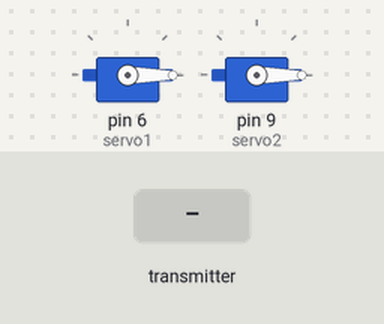
The sketch below on a simulated Arduino Uno, built with avr-gcc and run on an emulated ATmega328P. On the bench: 2 × servo. Inputs (shaded band) come from the test bench. No radio packets arrive unless stated.

Above: at 1.2 s.
1.3 s: the transmitter starts sending max_step_height = 0
At 1.47 s:
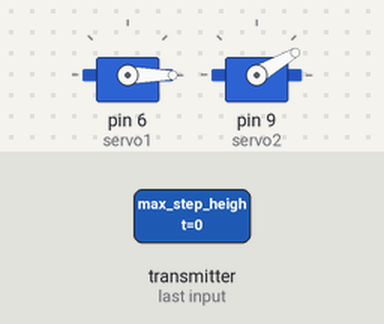
At 3.7 s:
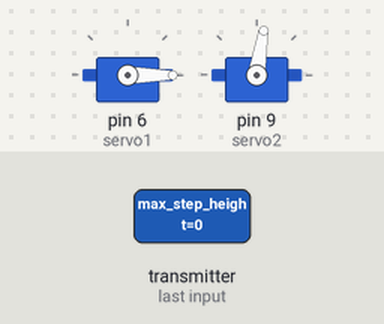
Timing chart, 0 to 5.2 s (numbered marks = the images above; inputs shaded):
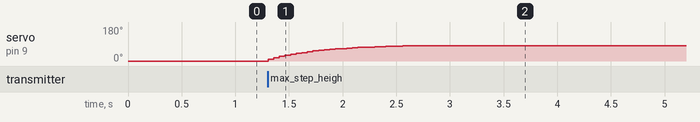

The sketch:

minibot_receiver_code.ino
```cpp
#include <SPI.h>
#include <nRF24L01.h>
#include <RF24.h>
#include <string.h>
#include <Wire.h>
#include <Adafruit_PWMServoDriver.h>
#include <math.h>
#include <Servo.h>

#define SERVO_FREQ 50
#define SIGNAL_TIMEOUT 500  // This is signal timeout in milli seconds. We will reset the data if no signal

const uint64_t pipeIn = 0xF9E8F0F0E2LL;
unsigned long lastRecvTime = 0, newTime = 0;

RF24 radio(7, 8);
Servo servo1, servo2;

float dir,speed,x_coordinate,y_coordinate;
int rightWheelSpeed,leftWheelSpeed, rightWheelSpeed_p, leftWheelSpeed_p;

struct PacketData {
  byte max_step_height;
  byte max_step_length;
  byte default_roll;
  byte default_pitch;
  byte x_coordinate;
  byte y_coordinate;
  byte default_body_height_up;
  byte default_body_height_down;
  byte on_off;
  byte gait;
};
PacketData receiverData;

/////////////////////////////////////////////////////////////////////////////////////////////////////////////////////////////////////////////////////////////////

void set_variable_values() {
  x_coordinate = (float)(receiverData.x_coordinate*1.00);
  y_coordinate = (float)(receiverData.y_coordinate*1.00);
  if(x_coordinate > 120 && x_coordinate < 130){
    x_coordinate = 127;
  }
  if(y_coordinate > 120 && y_coordinate < 130){
    y_coordinate = 127;
  }


  // Map joystick input to direction (turn) and speed
  dir = (x_coordinate - 127) * 90.0 / 127;  // Centered around 0, range -90 to 90
  speed = (y_coordinate - 127) * 90.0 / 127; // Centered around 0, range -90 to 90

  // Calculate wheel speeds, centered at 90
  leftWheelSpeed = 90 + speed + dir;  // Turn left decreases left speed
  rightWheelSpeed = 180-(90 + speed - dir); // Turn right decreases right speed

  leftWheelSpeed = leftWheelSpeed * 0.1 + leftWheelSpeed_p *0.9;
  rightWheelSpeed = rightWheelSpeed * 0.1 + rightWheelSpeed_p * 0.9;

  leftWheelSpeed_p = leftWheelSpeed;
  rightWheelSpeed_p = rightWheelSpeed;
  // Constrain wheel speeds to the valid range (0 to 180)
  if (leftWheelSpeed > 180)
      leftWheelSpeed = 180;
  if (leftWheelSpeed < 0)
      leftWheelSpeed = 0;

  if (rightWheelSpeed > 180)
      rightWheelSpeed = 180;
  if (rightWheelSpeed < 0)
      rightWheelSpeed = 0;

}

void set_variable_default_values(){
  dir = 90;
  speed = 90;
}

void execute_main_code() {

  // Serial.print(" x:");
  // Serial.print(x_coordinate);
  // Serial.print(" y:");
  // Serial.print(y_coordinate);      //////////////////////////////////////////////////////////////////////////////////////////////////////////////////////////////////////
  // Serial.print(" speed1:");
  // Serial.print(dir);
  // Serial.print(" speed2:");
  // Serial.print(speed);
  // Serial.print(" lws:");
  // Serial.print(leftWheelSpeed);
  // Serial.print(" rws:");
  // Serial.println(rightWheelSpeed);

  servo1.write(leftWheelSpeed);
  servo2.write(rightWheelSpeed);
}


void setup() {
  Serial.begin(9600);
  radio.begin();
  radio.setDataRate(RF24_250KBPS);
  radio.openReadingPipe(1, pipeIn);
  radio.startListening();  //start the radio receiver
  set_variable_default_values();
  delay(10);
  servo1.attach(6);
  servo2.attach(9);
}

void loop() {
  // Check if RF is connected and packet is available
  if (radio.isChipConnected() && radio.available()) {
    radio.read(&receiverData, sizeof(PacketData));
    lastRecvTime = millis();
    set_variable_values();
  } else {
    //Check Signal lost.
    unsigned long now = millis();
    if (now - lastRecvTime > SIGNAL_TIMEOUT) {
      set_variable_default_values();
    }
  }


  execute_main_code();

  ///////////////////////////////////////////////////////////////////////////////////
}
```

Measured:
- after the input at 1.3 s, servo on pin 9 (servo2): moves from 0° to 81° over 1.3 s, starting at once
